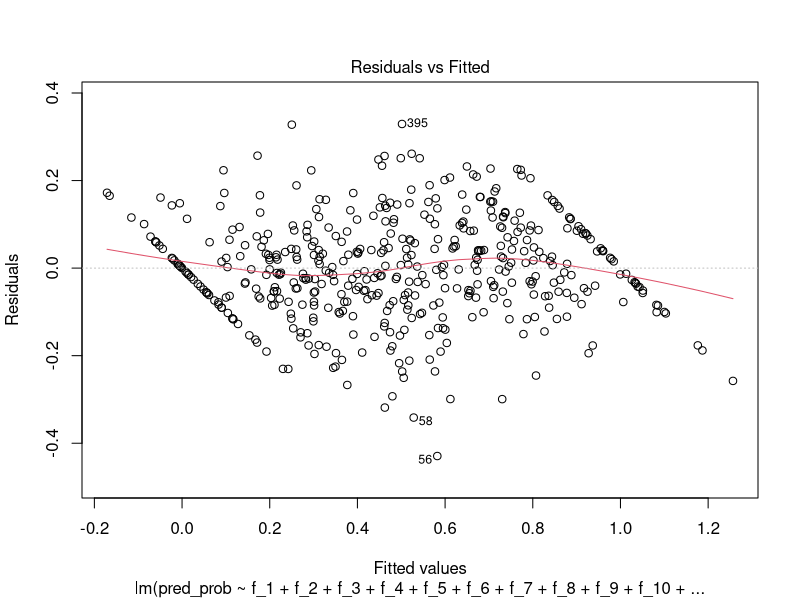
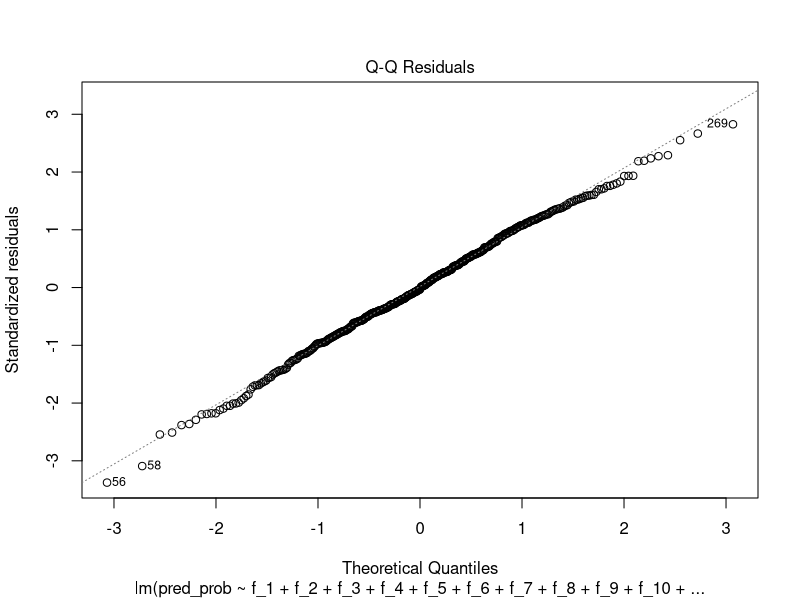
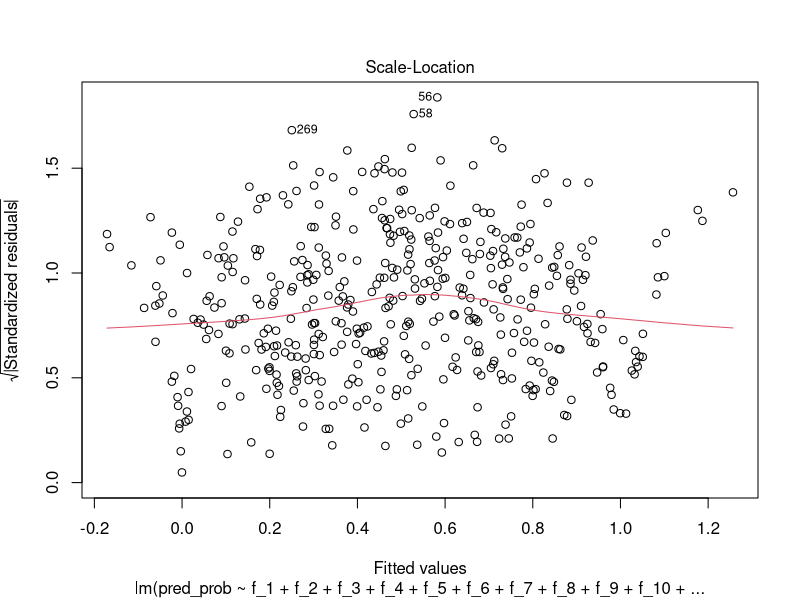
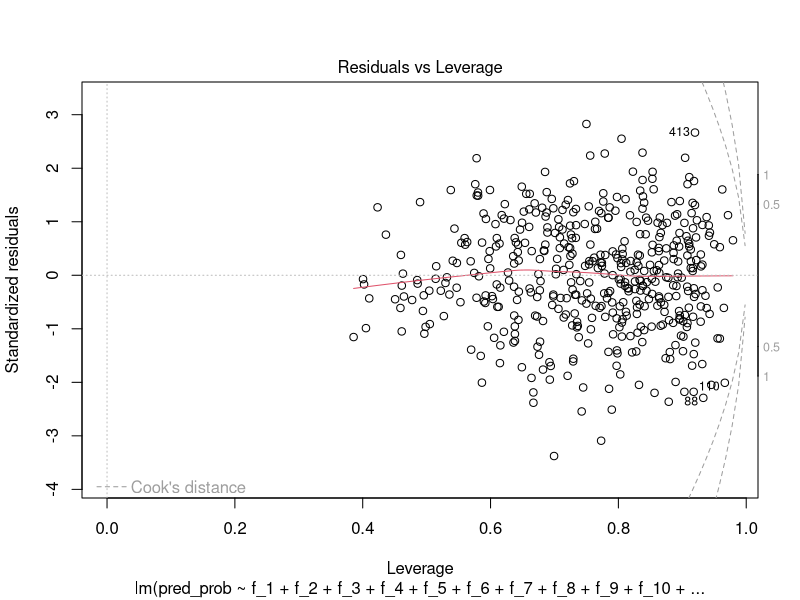
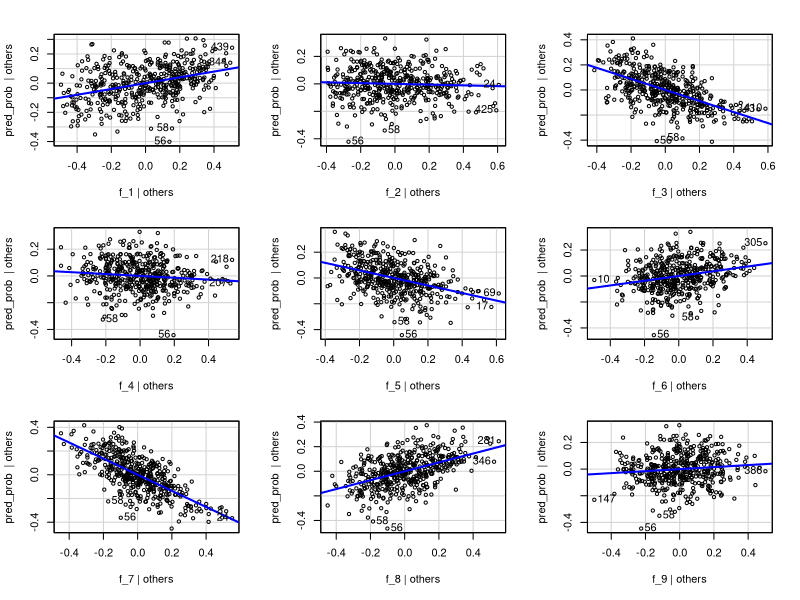
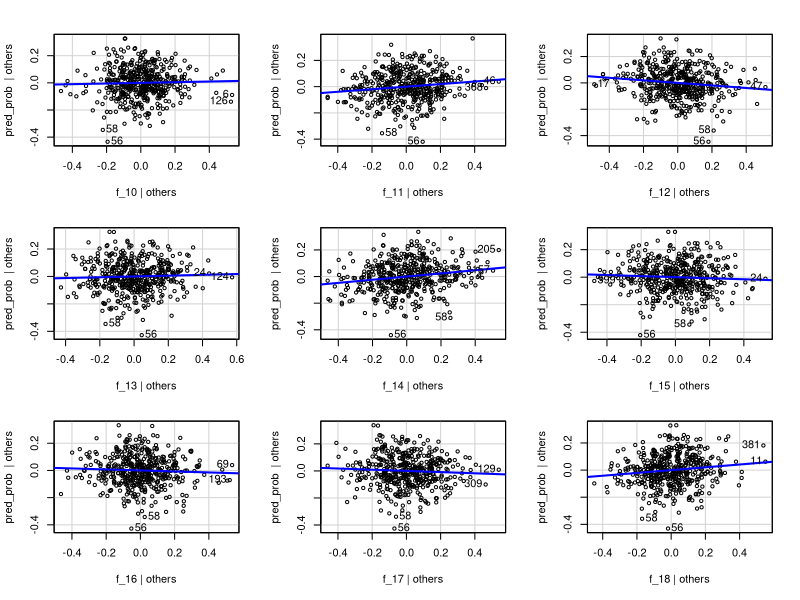
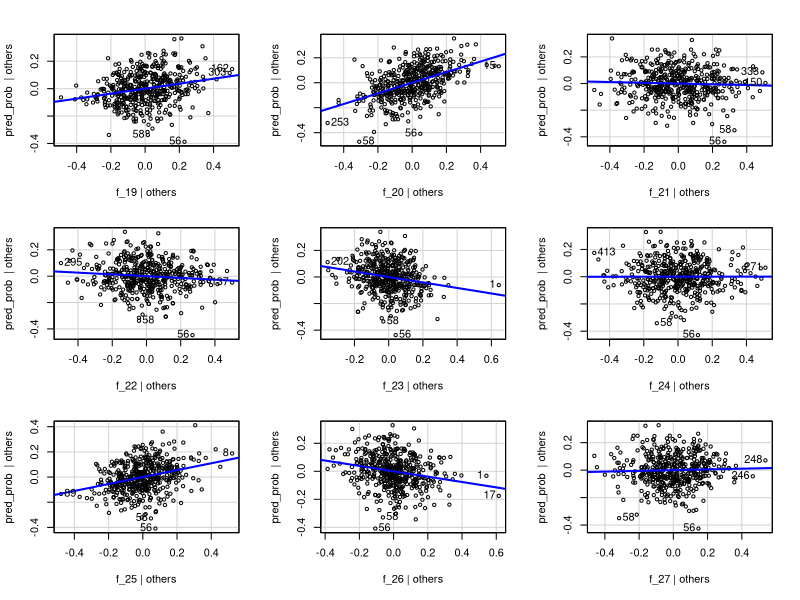
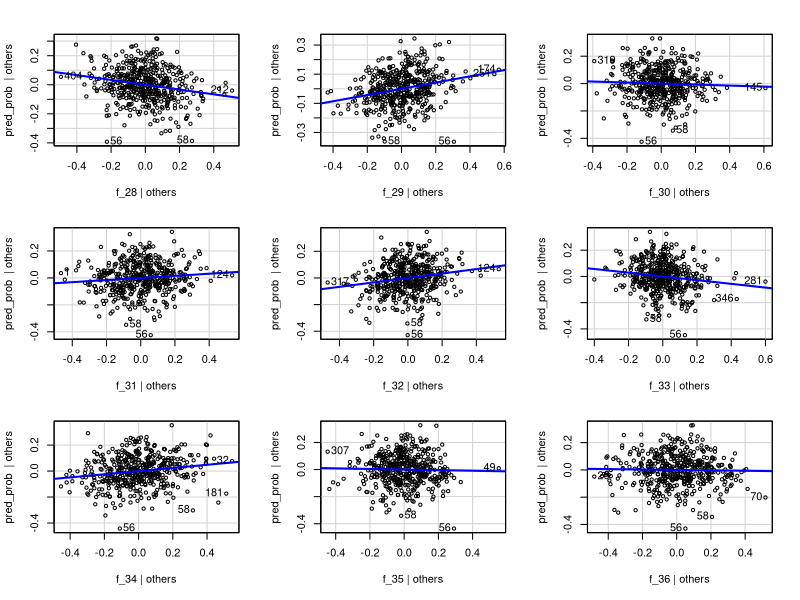

Reproduce these figures in R, in order. (Note: this script raises an error after producing the figures.)
## ---- chunk 1
knitr::opts_chunk$set(echo = TRUE)
## ---- chunk 2
# Load the required libraries
library(tidyverse)
library(caret)
library(MASS)
library(car)


## ---- chunk 3
# Load the dataset
data <- read.csv("pca_data_350_d7.csv")  # Update with the actual CSV file name

# Display the structure of the loaded data
str(data)

## ---- chunk 4
# Load the dplyr package for data manipulation
library(dplyr)

# Normalize each feature to the range [0, 1]
normalized_data <- data %>%
  mutate(across(starts_with("f"), ~ (.-min(.)) / (max(.) - min(.))))

# Display the first few rows of the normalized data
head(normalized_data)


## ---- chunk 5
col_name <- NULL;
for (i in 1:400) {
  
  col_name <-  paste0(col_name,"f_", i,"+")
  #data[, col_name] <- boxcox(data[, paste0("Feature_", i)], lambda = NULL)$x
}
cat(col_name)
## ---- chunk 6
model_2  = lm(pred_prob ~ f_1+f_2+f_3+f_4+f_5+f_6+f_7+f_8+f_9+f_10+f_11+f_12+f_13+f_14+f_15+f_16+f_17+f_18+f_19+f_20+f_21+f_22+f_23+f_24+f_25+f_26+f_27+f_28+f_29+f_30+f_31+f_32+f_33+f_34+f_35+f_36+f_37+f_38+f_39+f_40+f_41+f_42+f_43+f_44+f_45+f_46+f_47+f_48+f_49+f_50+f_51+f_52+f_53+f_54+f_55+f_56+f_57+f_58+f_59+f_60+f_61+f_62+f_63+f_64+f_65+f_66+f_67+f_68+f_69+f_70+f_71+f_72+f_73+f_74+f_75+f_76+f_77+f_78+f_79+f_80+f_81+f_82+f_83+f_84+f_85+f_86+f_87+f_88+f_89+f_90+f_91+f_92+f_93+f_94+f_95+f_96+f_97+f_98+f_99+f_100+f_101+f_102+f_103+f_104+f_105+f_106+f_107+f_108+f_109+f_110+f_111+f_112+f_113+f_114+f_115+f_116+f_117+f_118+f_119+f_120+f_121+f_122+f_123+f_124+f_125+f_126+f_127+f_128+f_129+f_130+f_131+f_132+f_133+f_134+f_135+f_136+f_137+f_138+f_139+f_140+f_141+f_142+f_143+f_144+f_145+f_146+f_147+f_148+f_149+f_150+f_151+f_152+f_153+f_154+f_155+f_156+f_157+f_158+f_159+f_160+f_161+f_162+f_163+f_164+f_165+f_166+f_167+f_168+f_169+f_170+f_171+f_172+f_173+f_174+f_175+f_176+f_177+f_178+f_179+f_180+f_181+f_182+f_183+f_184+f_185+f_186+f_187+f_188+f_189+f_190+f_191+f_192+f_193+f_194+f_195+f_196+f_197+f_198+f_199+f_200+f_201+f_202+f_203+f_204+f_205+f_206+f_207+f_208+f_209+f_210+f_211+f_212+f_213+f_214+f_215+f_216+f_217+f_218+f_219+f_220+f_221+f_222+f_223+f_224+f_225+f_226+f_227+f_228+f_229+f_230+f_231+f_232+f_233+f_234+f_235+f_236+f_237+f_238+f_239+f_240+f_241+f_242+f_243+f_244+f_245+f_246+f_247+f_248+f_249+f_250+f_251+f_252+f_253+f_254+f_255+f_256+f_257+f_258+f_259+f_260+f_261+f_262+f_263+f_264+f_265+f_266+f_267+f_268+f_269+f_270+f_271+f_272+f_273+f_274+f_275+f_276+f_277+f_278+f_279+f_280+f_281+f_282+f_283+f_284+f_285+f_286+f_287+f_288+f_289+f_290+f_291+f_292+f_293+f_294+f_295+f_296+f_297+f_298+f_299+f_300+f_301+f_302+f_303+f_304+f_305+f_306+f_307+f_308+f_309+f_310+f_311+f_312+f_313+f_314+f_315+f_316+f_317+f_318+f_319+f_320+f_321+f_322+f_323+f_324+f_325+f_326+f_327+f_328+f_329+f_330+f_331+f_332+f_333+f_334+f_335+f_336+f_337+f_338+f_339+f_340+f_341+f_342+f_343+f_344+f_345+f_346+f_347+f_348+f_349+f_350, data = normalized_data)
summary(model_2)
## ---- chunk 7

plot(model_2)
## ---- chunk 8

residuals <- residuals(model_2)

# Create the AV plot
avPlots(model_2)

# Create the CR plot
crPlots(model_2)

## ---- chunk 9
# Apply Box-Cox transformation to the target variable (response) if needed
# For example, if you have a response variable named 'y', you can transform it like this:
# data$y_transformed <- boxcox(data$y, lambda = NULL)
# Uncomment and modify the above line based on your data

# Apply Box-Cox transformation to the features
# Assuming the transformed features are named 'Feature_1_transformed', ..., 'Feature_10_transformed'

boxcox(data[, paste0("Feature_1")], lambda = NULL)
for (i in 1:10) {
  boxcox(data[, paste0("Feature_", i)], lambda = NULL)
  #col_name <- paste0("Feature_", i, "_transformed")
  #data[, col_name] <- boxcox(data[, paste0("Feature_", i)], lambda = NULL)$x
}

# Define the list of transformed feature names
transformed_feature_names <- paste0("Feature_", 1:10, "_transformed")  # Adjust the range as needed

# Construct the formula for MLR
formula <- reformulate(transformed_feature_names, response = "y")

# Perform Multiple Linear Regression (MLR) using the transformed features
model <- lm(formula, data = data)

# Display the summary of the MLR model
summary(model)


## ---- chunk 10
model3  = lm(pred_prob ~ f_1+f_2+f_3+f_4+f_5+f_6+f_7+f_8+f_9+f_10+f_11+f_12+f_13+f_14+f_15+f_16+f_17+f_18+f_19+f_20+f_21+f_22+f_23+f_24+f_25+f_26+f_27+f_28+f_29+f_30+f_31+f_32+f_33+f_34+f_35+f_36+f_37+f_38+f_39+f_40+f_41+f_42+f_43+f_44+f_45+f_46+f_47+f_48+f_49+f_50+f_51+f_52+f_53+f_54+f_55+f_56+f_57+f_58+f_59+f_60+f_61+f_62+f_63+f_64+f_65, data = normalized_data)
summary(model3)
## ---- chunk 11
model4  = lm(pred_prob ~ f_250+f_251+f_252+f_253+f_254+f_255+f_256+f_257+f_258+f_259+f_260+f_261+f_262+f_263+f_264+f_265+f_266+f_267+f_268+f_269+f_270+f_271+f_272+f_273+f_274+f_275+f_276+f_277+f_278+f_279+f_280+f_281+f_282+f_283+f_284+f_285+f_286+f_287+f_288+f_289+f_290+f_291+f_292+f_293+f_294+f_295+f_296+f_297+f_298+f_299+f_300+f_301+f_302+f_303+f_304+f_305+f_306+f_307+f_308+f_309+f_310+f_311+f_312+f_313+f_314+f_315+f_316+f_317+f_318+f_319+f_320+f_321+f_322+f_323+f_324+f_325+f_326+f_327+f_328+f_329+f_330+f_331+f_332+f_333+f_334+f_335+f_336+f_337+f_338+f_339+f_340+f_341+f_342+f_343+f_344+f_345+f_346+f_347+f_348+f_349+f_350, data = normalized_data)
summary(model4)
